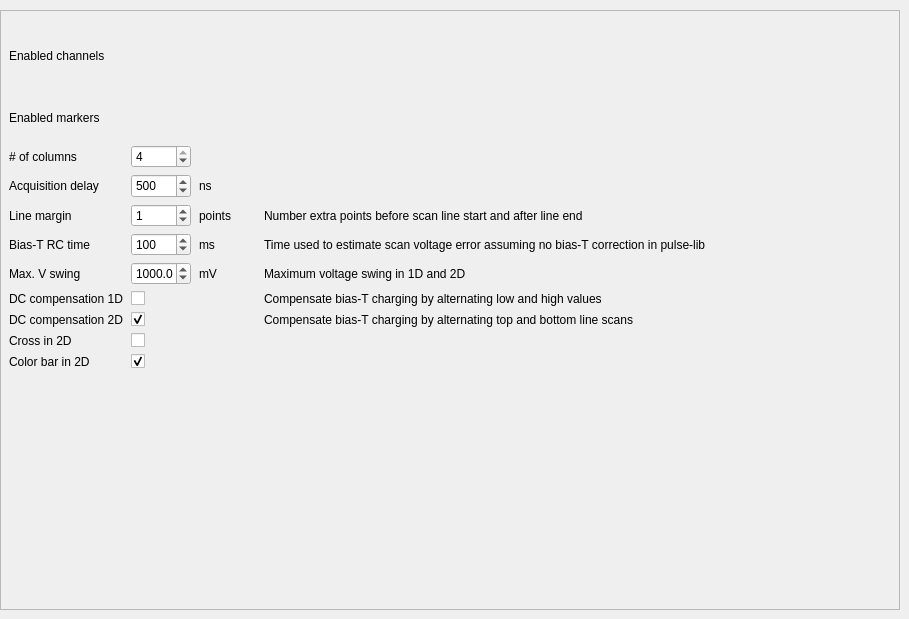
      <widget class="QWidget" name="tab_3">
       <attribute name="title">
        <string>Settings</string>
       </attribute>
       <widget class="QFrame" name="frame_4">
        <property name="geometry">
         <rect>
          <x>0</x>
          <y>10</y>
          <width>900</width>
          <height>600</height>
         </rect>
        </property>
        <property name="frameShape">
         <enum>QFrame::StyledPanel</enum>
        </property>
        <property name="frameShadow">
         <enum>QFrame::Raised</enum>
        </property>
        <widget class="QWidget" name="verticalLayoutWidget">
         <property name="geometry">
          <rect>
           <x>9</x>
           <y>9</y>
           <width>700</width>
           <height>350</height>
          </rect>
         </property>
         <layout class="QVBoxLayout" name="verticalLayout_4">
          <item>
           <layout class="QGridLayout" name="formLayout_4">
            <property name="horizontalSpacing">
             <number>8</number>
            </property>
            <item row="0" column="20">
             <spacer>
              <property name="orientation">
               <enum>Qt::Horizontal</enum>
              </property>
              <property name="sizeType">
               <enum>QSizePolicy::MinimumExpanding</enum>
              </property>
              <property name="minimumSize" stdset="0">
               <size>
                <width>20</width>
                <height>16</height>
               </size>
              </property>
             </spacer>
            </item>
			<!-- Channels -->
            <item row="0" column="0">
             <widget class="QLabel" name="label_43">
              <property name="text">
               <string/>
              </property>
             </widget>
            </item>
            <item row="0" column="1">
             <layout class="QHBoxLayout" name="horizontalLayout_channel_labels">
              <property name="spacing">
               <number>8</number>
              </property>
			 </layout>
            </item>
            <item row="1" column="0">
             <widget class="QLabel" name="label_9">
              <property name="text">
               <string>Enabled channels</string>
              </property>
             </widget>
            </item>
            <item row="1" column="1">
             <layout class="QHBoxLayout" name="horizontalLayout_channel_checkboxes"/>
            </item>
            <item row="3" column="0">
             <spacer>
              <property name="orientation">
               <enum>Qt::Vertical</enum>
              </property>
              <property name="sizeType">
               <enum>QSizePolicy::Fixed</enum>
              </property>
              <property name="maximumSize" stdset="0">
               <size>
                <width>20</width>
                <height>10</height>
               </size>
              </property>
             </spacer>
            </item>
			<!-- Markers -->
            <item row="4" column="0">
             <widget class="QLabel" name="label_blank">
              <property name="text">
               <string></string>
              </property>
             </widget>
            </item>
            <item row="4" column="1">
             <layout class="QHBoxLayout" name="horizontalLayout_markers"/>
            </item>
            <item row="5" column="0">
             <widget class="QLabel" name="label_markers">
              <property name="text">
               <string>Enabled markers</string>
              </property>
             </widget>
            </item>
            <item row="5" column="1">
             <layout class="QHBoxLayout" name="horizontalLayout_markers_checks"/>
            </item>
            <item row="10" column="0">
             <spacer>
              <property name="orientation">
               <enum>Qt::Vertical</enum>
              </property>
              <property name="sizeType">
               <enum>QSizePolicy::Fixed</enum>
              </property>
              <property name="maximumSize" stdset="0">
               <size>
                <width>20</width>
                <height>10</height>
               </size>
              </property>
             </spacer>
            </item>
           </layout>
          </item>

          <item>
           <layout class="QGridLayout">
            <property name="horizontalSpacing">
             <number>8</number>
            </property>

            <item row="0" column="4">
             <spacer>
              <property name="orientation">
               <enum>Qt::Horizontal</enum>
              </property>
              <property name="sizeType">
               <enum>QSizePolicy::MinimumExpanding</enum>
              </property>
              <property name="minimumSizeSize" stdset="0">
               <size>
                <width>20</width>
                <height>16</height>
               </size>
              </property>
             </spacer>
            </item>
            <item row="1" column="0">
             <widget class="QLabel" name="label_30">
              <property name="text">
               <string># of columns</string>
              </property>
             </widget>
            </item>
            <item row="1" column="1">
             <widget class="QSpinBox" name="_gen_n_columns">
              <property name="sizePolicy">
               <sizepolicy hsizetype="Preferred" vsizetype="Fixed">
                <horstretch>0</horstretch>
                <verstretch>0</verstretch>
               </sizepolicy>
              </property>
              <property name="maximumSize">
               <size>
                <width>60</width>
                <height>24</height>
               </size>
              </property>
              <property name="minimum">
               <number>1</number>
              </property>
              <property name="maximum">
               <number>4</number>
              </property>
              <property name="value">
               <number>4</number>
              </property>
             </widget>
            </item>
            <item row="5" column="0">
             <widget class="QLabel" name="label_acq_delay">
              <property name="text">
               <string>Acquisition delay</string>
              </property>
             </widget>
            </item>
            <item row="5" column="1">
             <widget class="QSpinBox" name="_gen_acquisition_delay_ns">
              <property name="minimumSize">
               <size>
                <width>60</width>
                <height>24</height>
               </size>
              </property>
              <property name="maximumSize">
               <size>
                <width>60</width>
                <height>24</height>
               </size>
              </property>
              <property name="minimum">
               <number>0</number>
              </property>
              <property name="maximum">
               <number>10000</number>
              </property>
              <property name="singleStep">
               <number>100</number>
              </property>
              <property name="value">
               <number>500</number>
              </property>
             </widget>
            </item>
            <item row="5" column="2">
             <widget class="QLabel" name="label_acq_delay_ns">
              <property name="text">
               <string>ns</string>
              </property>
             </widget>
            </item>
            <item row="6" column="0">
             <widget class="QLabel" name="label_line_margin">
              <property name="text">
               <string>Line margin</string>
              </property>
             </widget>
            </item>
            <item row="6" column="1">
             <widget class="QSpinBox" name="_gen_line_margin">
              <property name="toolTip">
               <string>number extra points before scan line start and after line end</string>
              </property>
              <property name="maximumSize">
               <size>
                <width>60</width>
                <height>24</height>
               </size>
              </property>
              <property name="minimum">
               <number>0</number>
              </property>
              <property name="maximum">
               <number>10</number>
              </property>
              <property name="singleStep">
               <number>1</number>
              </property>
              <property name="value">
               <number>1</number>
              </property>
             </widget>
           </item>
           <item row="6" column="2">
            <widget class="QLabel" name="label_line_margin_pts">
             <property name="text">
              <string>points</string>
             </property>
            </widget>
           </item>
           <item row="6" column="3">
             <widget class="QLabel" name="label_line_margin_detail">
              <property name="text">
               <string>Number extra points before scan line start and after line end</string>
              </property>
             </widget>
            </item>
            <item row="7" column="0">
             <widget class="QLabel" name="label_bias_T">
              <property name="text">
               <string>Bias-T RC time</string>
              </property>
             </widget>
            </item>
            <item row="7" column="1">
             <widget class="QSpinBox" name="_gen_bias_T_RC">
              <property name="toolTip">
               <string>used to check scan line duration</string>
              </property>
              <property name="maximumSize">
               <size>
                <width>60</width>
                <height>24</height>
               </size>
              </property>
              <property name="minimum">
               <number>1</number>
              </property>
              <property name="maximum">
               <number>1000</number>
              </property>
              <property name="singleStep">
               <number>1</number>
              </property>
              <property name="value">
               <number>100</number>
              </property>
             </widget>
            </item>
            <item row="7" column="2">
             <widget class="QLabel" name="label_bias_T_ms">
              <property name="text">
               <string>ms</string>
              </property>
             </widget>
            </item>
            <item row="7" column="3">
             <widget class="QLabel" name="label_line_margin_detail">
              <property name="text">
               <string>Time used to estimate scan voltage error assuming no bias-T correction in pulse-lib</string>
              </property>
             </widget>
            </item>

            <item row="8" column="0">
             <widget class="QLabel" name="label_max_V_swing">
              <property name="text">
               <string>Max. V swing</string>
              </property>
             </widget>
            </item>
            <item row="8" column="1">
             <widget class="QDoubleSpinBox" name="_gen_max_V_swing">
              <property name="toolTip">
               <string>maximum voltage swing for 1D and 2D</string>
              </property>
              <property name="maximumSize">
               <size>
                <width>60</width>
                <height>24</height>
               </size>
              </property>
              <property name="decimals">
               <number>1</number>
              </property>
              <property name="minimum">
               <number>1</number>
              </property>
              <property name="maximum">
               <number>5000</number>
              </property>
              <property name="singleStep">
               <number>1</number>
              </property>
              <property name="value">
               <number>1000</number>
              </property>
             </widget>
            </item>
            <item row="8" column="2">
             <widget class="QLabel" name="label_max_V_swing_mV">
              <property name="text">
               <string>mV</string>
              </property>
             </widget>
            </item>
            <item row="8" column="3">
             <widget class="QLabel" name="label_max_V_swing_detail">
              <property name="text">
               <string>Maximum voltage swing in 1D and 2D</string>
              </property>
             </widget>
            </item>

            <item row="9" column="0">
             <widget class="QLabel" name="label_1D_biasT_corr">
              <property name="text">
               <string>DC compensation 1D</string>
              </property>
             </widget>
            </item>
            <item row="9" column="1">
             <widget class="QCheckBox" name="_gen_biasT_corr_1D">
              <property name="text">
               <string/>
              </property>
              <property name="checked">
               <bool>false</bool>
              </property>
             </widget>
            </item>
            <item row="9" column="3">
             <widget class="QLabel" name="label_1D_biasT_corr_detail">
              <property name="text">
               <string>Compensate bias-T charging by alternating low and high values</string>
              </property>
             </widget>
            </item>

            <item row="10" column="0">
             <widget class="QLabel" name="label_2D_biasT_corr">
              <property name="text">
               <string>DC compensation 2D</string>
              </property>
             </widget>
            </item>
            <item row="10" column="1">
             <widget class="QCheckBox" name="_gen_biasT_corr_2D">
              <property name="text">
               <string/>
              </property>
              <property name="checked">
               <bool>true</bool>
              </property>
             </widget>
            </item>
            <item row="10" column="3">
             <widget class="QLabel" name="label_2D_biasT_corr_detail">
              <property name="text">
               <string>Compensate bias-T charging by alternating top and bottom line scans</string>
              </property>
             </widget>
            </item>

            <item row="20" column="0">
             <widget class="QLabel" name="label_2D_cross">
              <property name="text">
               <string>Cross in 2D</string>
              </property>
             </widget>
            </item>
            <item row="20" column="1">
             <widget class="QCheckBox" name="_gen_2D_cross">
              <property name="text">
               <string/>
              </property>
              <property name="checked">
               <bool>false</bool>
              </property>
             </widget>
            </item>
            <item row="21" column="0">
             <widget class="QLabel" name="label_2D_colorbar">
              <property name="text">
               <string>Color bar in 2D</string>
              </property>
             </widget>
            </item>
            <item row="21" column="1">
             <widget class="QCheckBox" name="_gen_2D_colorbar">
              <property name="text">
               <string/>
              </property>
              <property name="checked">
               <bool>true</bool>
              </property>
             </widget>
            </item>

           </layout>
          </item>
         </layout>
        </widget>
       </widget>
      </widget>
